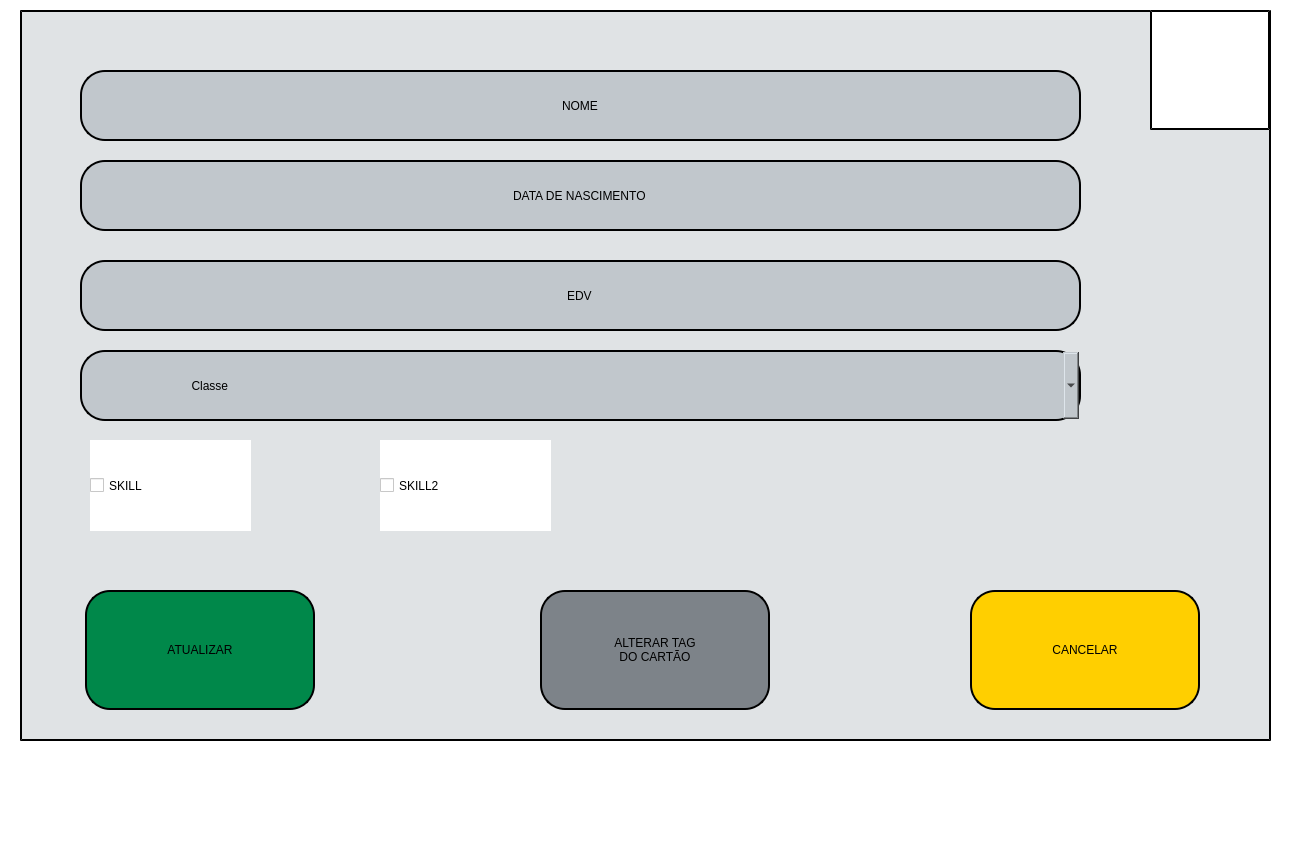
<?xml version="1.0" encoding="UTF-8"?>
<ui version="4.0">
 <class>Editar_cadastro</class>
 <widget class="QMainWindow" name="Editar_cadastro">
  <property name="geometry">
   <rect>
    <x>0</x>
    <y>0</y>
    <width>1290</width>
    <height>841</height>
   </rect>
  </property>
  <property name="minimumSize">
   <size>
    <width>1290</width>
    <height>841</height>
   </size>
  </property>
  <property name="maximumSize">
   <size>
    <width>1290</width>
    <height>841</height>
   </size>
  </property>
  <property name="windowTitle">
   <string>MainWindow</string>
  </property>
  <property name="styleSheet">
   <string notr="true">background-color: rgb(255, 255, 255);</string>
  </property>
  <property name="animated">
   <bool>true</bool>
  </property>
  <widget class="QWidget" name="centralwidget">
   <widget class="QLabel" name="label_fundo">
    <property name="geometry">
     <rect>
      <x>20</x>
      <y>10</y>
      <width>1251</width>
      <height>731</height>
     </rect>
    </property>
    <property name="autoFillBackground">
     <bool>false</bool>
    </property>
    <property name="styleSheet">
     <string notr="true">border-style: outset;
border-color: rgb(0, 0, 0);
border-width:2px;
font: 75 85pt &quot;Bosch Sans Bold&quot;;
border-radius: 0px;
background-color: rgb(224, 227, 229);</string>
    </property>
    <property name="text">
     <string/>
    </property>
    <property name="alignment">
     <set>Qt::AlignCenter</set>
    </property>
   </widget>
   <widget class="QPushButton" name="botao_cancelar">
    <property name="geometry">
     <rect>
      <x>970</x>
      <y>590</y>
      <width>230</width>
      <height>120</height>
     </rect>
    </property>
    <property name="styleSheet">
     <string notr="true">border-style: outset;
border-color: rgb(0, 0, 0);
border-width:2px;
font: 75 25pt &quot;Bosch Sans Bold&quot;;
border-radius: 25px;
background-color: rgb(255, 207, 0);</string>
    </property>
    <property name="text">
     <string>CANCELAR</string>
    </property>
   </widget>
   <widget class="QPushButton" name="botao_atualizar">
    <property name="geometry">
     <rect>
      <x>85</x>
      <y>590</y>
      <width>230</width>
      <height>120</height>
     </rect>
    </property>
    <property name="styleSheet">
     <string notr="true">border-style: outset;
border-color: rgb(0, 0, 0);
border-width:2px;
font: 75 25pt &quot;Bosch Sans Bold&quot;;
border-radius: 25px;
background-color: rgb(0, 136, 74);</string>
    </property>
    <property name="text">
     <string>ATUALIZAR</string>
    </property>
   </widget>
   <widget class="QPushButton" name="botao_alterar_tag_cartao">
    <property name="geometry">
     <rect>
      <x>540</x>
      <y>590</y>
      <width>230</width>
      <height>120</height>
     </rect>
    </property>
    <property name="styleSheet">
     <string notr="true">border-style: outset;
border-color: rgb(0, 0, 0);
border-width:2px;
font: 75 22pt &quot;Bosch Sans Bold&quot;;
border-radius: 25px;
background-color: rgb(125, 131, 137);</string>
    </property>
    <property name="text">
     <string>ALTERAR TAG 
DO CARTÃO</string>
    </property>
   </widget>
   <widget class="QLabel" name="label_imagem_patente">
    <property name="geometry">
     <rect>
      <x>1150</x>
      <y>10</y>
      <width>120</width>
      <height>120</height>
     </rect>
    </property>
    <property name="styleSheet">
     <string notr="true">border-style: outset;
border-color: rgb(0, 0, 0);
border-width:2px;
font: 75 65pt &quot;Bosch Sans Bold&quot;;
border-radius: 0px;
background-color: rgb(255, 255, 255);</string>
    </property>
    <property name="text">
     <string/>
    </property>
    <property name="pixmap">
     <pixmap>imagens/aprendiz_03.png</pixmap>
    </property>
    <property name="scaledContents">
     <bool>true</bool>
    </property>
   </widget>
   <widget class="QLineEdit" name="lineEdit_nome">
    <property name="geometry">
     <rect>
      <x>80</x>
      <y>70</y>
      <width>1001</width>
      <height>71</height>
     </rect>
    </property>
    <property name="styleSheet">
     <string notr="true">border-style: outset;
border-color: rgb(0, 0, 0);
border-width:2px;
font: 75 32pt &quot;Bosch Sans Bold&quot;;
border-radius: 25px;
background-color: rgb(193, 199, 204);</string>
    </property>
    <property name="text">
     <string>NOME</string>
    </property>
    <property name="alignment">
     <set>Qt::AlignCenter</set>
    </property>
   </widget>
   <widget class="QLineEdit" name="lineEdit_data_nascimento">
    <property name="geometry">
     <rect>
      <x>80</x>
      <y>160</y>
      <width>1001</width>
      <height>71</height>
     </rect>
    </property>
    <property name="styleSheet">
     <string notr="true">border-style: outset;
border-color: rgb(0, 0, 0);
border-width:2px;
font: 75 32pt &quot;Bosch Sans Bold&quot;;
border-radius: 25px;
background-color: rgb(193, 199, 204);</string>
    </property>
    <property name="text">
     <string>DATA DE NASCIMENTO</string>
    </property>
    <property name="alignment">
     <set>Qt::AlignCenter</set>
    </property>
   </widget>
   <widget class="QLineEdit" name="lineEdit_edv">
    <property name="geometry">
     <rect>
      <x>80</x>
      <y>260</y>
      <width>1001</width>
      <height>71</height>
     </rect>
    </property>
    <property name="styleSheet">
     <string notr="true">border-style: outset;
border-color: rgb(0, 0, 0);
border-width:2px;
font: 75 32pt &quot;Bosch Sans Bold&quot;;
border-radius: 25px;
background-color: rgb(193, 199, 204);</string>
    </property>
    <property name="text">
     <string>EDV</string>
    </property>
    <property name="alignment">
     <set>Qt::AlignCenter</set>
    </property>
   </widget>
   <widget class="QLabel" name="label_Borda">
    <property name="geometry">
     <rect>
      <x>0</x>
      <y>783</y>
      <width>1290</width>
      <height>18</height>
     </rect>
    </property>
    <property name="text">
     <string/>
    </property>
    <property name="pixmap">
     <pixmap>imagens/Borda.png</pixmap>
    </property>
    <property name="scaledContents">
     <bool>true</bool>
    </property>
   </widget>
   <widget class="QCheckBox" name="cbSkill">
    <property name="geometry">
     <rect>
      <x>90</x>
      <y>440</y>
      <width>161</width>
      <height>91</height>
     </rect>
    </property>
    <property name="styleSheet">
     <string notr="true">


QCheckBox::indicator
{
width : 37px;
height : 37px;
background-color:white;
border-style: outset;
border-color: rgb(0, 0, 0);
border-width:2px;
}
QCheckBox::indicator:checked {
   background-color:rgb(0, 0, 0);
}

border-style: inside;

background-color: rgb(224, 227, 229);
border-width:0px;
font: 75 25pt &quot;Bosch Sans Bold&quot;;</string>
    </property>
    <property name="text">
     <string>SKILL</string>
    </property>
   </widget>
   <widget class="QComboBox" name="comboBox">
    <property name="geometry">
     <rect>
      <x>80</x>
      <y>350</y>
      <width>1001</width>
      <height>71</height>
     </rect>
    </property>
    <property name="styleSheet">
     <string notr="true">border-style: outset;
border-color: rgb(0, 0, 0);
border-width:2px;
font: 75 32pt &quot;Bosch Sans Bold&quot;;
border-radius: 25px;
background-color: rgb(193, 199, 204);</string>
    </property>
    <item>
     <property name="text">
      <string>                                Classe</string>
     </property>
    </item>
    <item>
     <property name="text">
      <string>                                Aprendiz</string>
     </property>
    </item>
    <item>
     <property name="text">
      <string>                                Manutentor</string>
     </property>
    </item>
    <item>
     <property name="text">
      <string>                                Meio Oficial</string>
     </property>
    </item>
    <item>
     <property name="text">
      <string>                                Responsável </string>
     </property>
    </item>
   </widget>
   <widget class="QCheckBox" name="cbSkill_2">
    <property name="geometry">
     <rect>
      <x>380</x>
      <y>440</y>
      <width>171</width>
      <height>91</height>
     </rect>
    </property>
    <property name="styleSheet">
     <string notr="true">


QCheckBox::indicator
{
width : 37px;
height : 37px;
background-color:white;
border-style: outset;
border-color: rgb(0, 0, 0);
border-width:2px;
}
QCheckBox::indicator:checked {
   background-color:rgb(0, 0, 0);
}

border-style: inside;

background-color: rgb(224, 227, 229);
border-width:0px;
font: 75 25pt &quot;Bosch Sans Bold&quot;;</string>
    </property>
    <property name="text">
     <string>SKILL2</string>
    </property>
   </widget>
  </widget>
  <widget class="QMenuBar" name="menubar">
   <property name="geometry">
    <rect>
     <x>0</x>
     <y>0</y>
     <width>1290</width>
     <height>18</height>
    </rect>
   </property>
  </widget>
  <widget class="QStatusBar" name="statusbar"/>
 </widget>
 <resources/>
 <connections/>
</ui>
